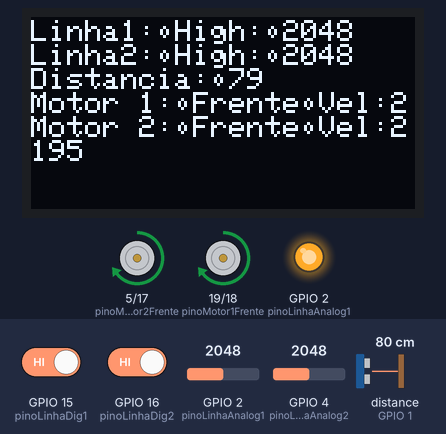
A sketch run on a simulated ESP32. Parts: 128×64 one-colour display, motor-driver pin pairs drawn as motors (green arrow = first pin HIGH = forward, orange = second pin HIGH = backward, longer = more drive), output pins drawn as LEDs (lit = HIGH). Wiring (inferred from the names in the program): ultrasonic range finder: trigger GPIO 3; echo GPIO 1. The test bench sets the inputs (shaded band); at power-on: GPIO 15 (pinoLinhaDig1) HIGH, GPIO 16 (pinoLinhaDig2) HIGH, distance to the obstacle (sensor on GPIO 1) 80 cm, GPIO 2 (pinoLinhaAnalog1) = 2048, GPIO 4 (pinoLinhaAnalog2) = 2048. The echo pulse lasts 58.3 µs per cm; pins used as bus, display or sensor lines are not drawn; what the sketch prints to the serial monitor is not drawn.

Above: at 1.9 s.
2.0 s: GPIO 15 (pinoLinhaDig1) driven LOW
At 3.2 s:
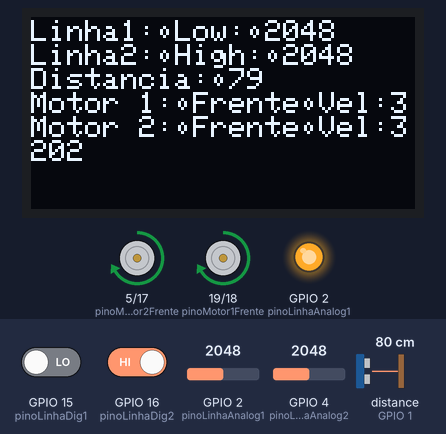
6.2 s: GPIO 16 (pinoLinhaDig2) driven LOW
At 7.5 s:
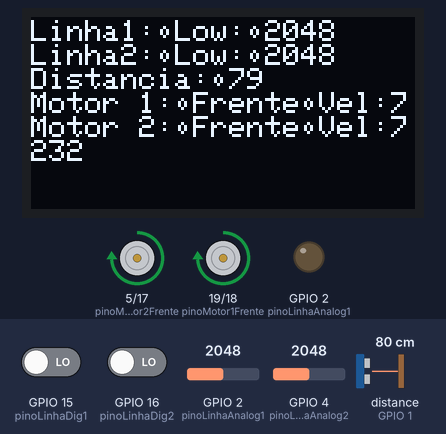
10.4 s: GPIO 15 (pinoLinhaDig1) driven HIGH
At 11.8 s:
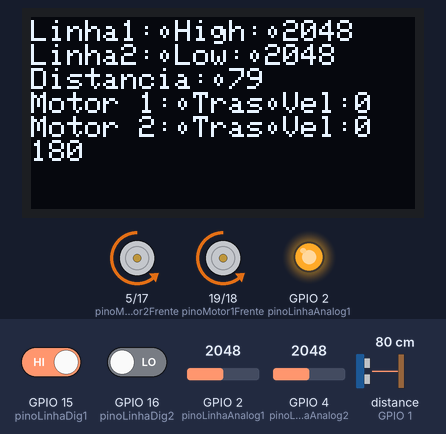
14.6 s: GPIO 16 (pinoLinhaDig2) driven HIGH
At 16.3 s:
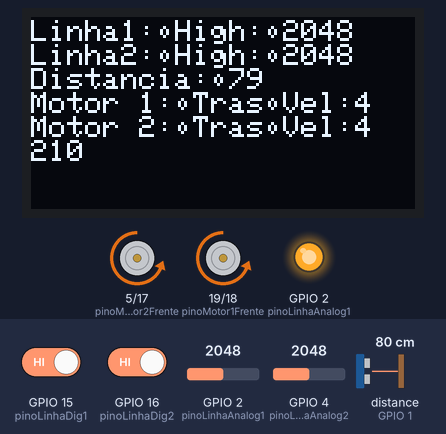
18.8 s: distance to the obstacle (sensor on GPIO 1) set to 60 cm
At 20.6 s:
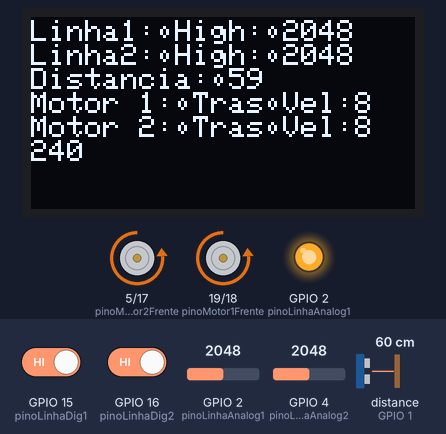
23.0 s: GPIO 2 (pinoLinhaAnalog1) set to 2866
At 24.0 s:
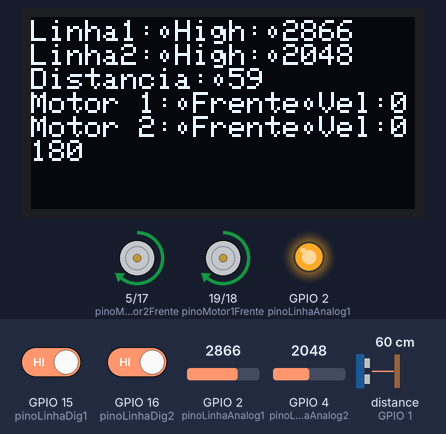
Timing chart, 0 to 27.8 s (numbered marks = the images above; inputs shaded):
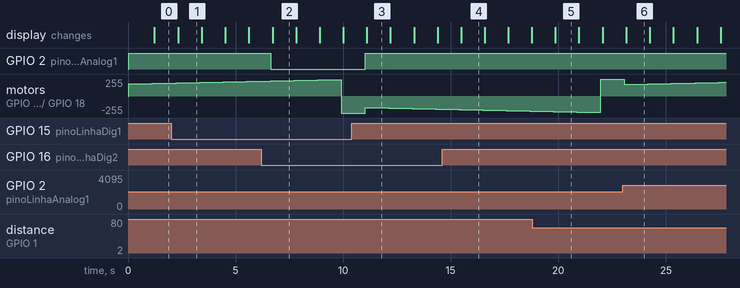

Measured:
- after the input at 2.0 s, the display: changes after 0.33 s (image 1)
- after the input at 6.2 s, GPIO 2 (pinoLinhaAnalog1): HIGH → LOW after 0.43 s; the display: changes after 0.52 s (image 2)
- after the input at 10.4 s, GPIO 2 (pinoLinhaAnalog1): LOW → HIGH after 0.62 s; the display: changes after 0.71 s (image 3)
- after the input at 14.6 s, the display: changes after 0.89 s (image 4)
- what the display in image 1 shows lasts 1.1 s, from 2.3 s to 3.4 s

The sketch:

control.ino
```cpp
// Importação de bibliotecas
#include <Wire.h>
#include <Adafruit_GFX.h>
#include <Adafruit_SSD1306.h>

// Definição dos pinos
#define sckOLEDPin 22 // Pino para tela
#define sdaOLEDPin 21 // Pino para tela
#define pinoLinhaDig1 15 // Pino digital do sensor de linha 1
#define pinoLinhaAnalog1 2 // Pino analógico do sensor de linha 1
#define pinoLinhaDig2 16 // Pino digital do sensor de linha 2
#define pinoLinhaAnalog2 4 // Pino analógico do sensor de linha 2
#define pinoEcho 1 // Pino de eco do sensor de distância
#define pinoTrig 3 // Pino de trigger do sensor de distância
#define pinoMotor1Frente 19 // Pino de acionamento do motor 1
#define pinoMotor1Tras 18 // Pino de acionamento do motor 1
#define pinoMotor2Frente 5 // Pino de acionamento do motor 2
#define pinoMotor2Tras 17 // Pino de acionamento do motor 2
#define ledBuiltIn 2

// Definições para o display OLED
#define SCREEN_WIDTH 128 // OLED display width, in pixels
#define SCREEN_HEIGHT 64 // OLED display height, in pixels
#define OLED_RESET     -1 // Reset pin # (or -1 if sharing Arduino reset pin)
Adafruit_SSD1306 display(SCREEN_WIDTH, SCREEN_HEIGHT, &Wire, OLED_RESET); // Declaration for an SSD1306 display connected to I2C (SDA, SCL pins)

// Variáveis globais comm valores de leitura de sensores
int valSensorLinhaAnalog1 = 0; // Variável para inserir valor analógico do sensor de linha
bool valSensorLinhaDig1 = 0; // Variável para inserir valor digital do sensor de linha
int valSensorLinhaAnalog2 = 0; // Variável para inserir valor analógico do sensor de linha
bool valSensorLinhaDig2 = 0; // Variável para inserir valor digital do sensor de linha
int distancia = 0; // Variável para a distância medida pelo sensor ultrassônico
int cicloMotor = 0; // Variável utilizada para controlar a velocidade do motor
bool frente = true;

// Variáveis para o PWM
const int freq = 5000; // Frequência em Hz do ciclo do sinal PWM
const int resolution = 8; // Resolução do sinal PWM (8bits varia de 0 a 255)
const int motor1PWMChanFrente = 0; // Canal PWM do motor 1 (frente)
const int motor1PWMChanTras = 1; // Canal PWM do motor 1 (tras)
const int motor2PWMChanFrente = 2; // Canal PWM do motor 2 (frente)
const int motor2PWMChanTras = 3; // Canal PWM do motor 2 (tras)

// Função que faz a leitura da distância com o sensor ultrassônico
int leDistUltras(){
  int tempDuracao = 0;
  int tempDistancia = 0;

  digitalWrite(pinoTrig, LOW);
  delayMicroseconds(2);
  digitalWrite(pinoTrig, HIGH);
  delayMicroseconds(10);
  digitalWrite(pinoTrig, LOW);
  tempDuracao = pulseIn(pinoEcho, HIGH);
  tempDistancia = tempDuracao * 0.034 / 2;

  return tempDistancia;
}

void setup(){
  Serial.begin(9600);

  // Definindo os pinos
  pinMode(pinoLinhaDig1, INPUT);
  pinMode(pinoLinhaAnalog1, INPUT);
  pinMode(pinoLinhaDig2, INPUT);
  pinMode(pinoLinhaAnalog2, INPUT);
  pinMode(pinoEcho, INPUT);
  pinMode(pinoTrig, OUTPUT);
  pinMode(pinoMotor1Frente, OUTPUT);
  pinMode(pinoMotor1Tras, OUTPUT);
  pinMode(pinoMotor2Frente, OUTPUT);
  pinMode(pinoMotor2Tras, OUTPUT);
  pinMode(ledBuiltIn, OUTPUT);

  // Configurando os canais de PWM
  ledcSetup(motor1PWMChanFrente, freq, resolution);
  ledcSetup(motor1PWMChanTras, freq, resolution);
  ledcSetup(motor2PWMChanFrente, freq, resolution);
  ledcSetup(motor2PWMChanTras, freq, resolution);

  // Atrelando canais de PWM a pinos
  ledcAttachPin(pinoMotor1Frente, motor1PWMChanFrente);
  ledcAttachPin(pinoMotor1Tras, motor1PWMChanTras);
  ledcAttachPin(pinoMotor2Frente, motor2PWMChanFrente);
  ledcAttachPin(pinoMotor2Tras, motor2PWMChanTras);

  // Inicializa alguns valores para os pinos
  digitalWrite(pinoTrig, LOW);
  digitalWrite(pinoMotor1Frente, HIGH);
  digitalWrite(pinoMotor1Tras, LOW);
  digitalWrite(pinoMotor2Frente, HIGH);
  digitalWrite(pinoMotor2Tras, LOW);
  digitalWrite(ledBuiltIn, LOW);
  ledcWrite(motor1PWMChanFrente, 0);
  ledcWrite(motor1PWMChanTras, 0);
  ledcWrite(motor2PWMChanFrente, 0);
  ledcWrite(motor2PWMChanTras, 0);
  cicloMotor = 0;

  // Setup do display
  if(!display.begin(SSD1306_SWITCHCAPVCC, 0x3C)) { // Address 0x3D for 128x64
    Serial.println(F("SSD1306 allocation failed"));
    for(;;);
  }
  display.clearDisplay();
}

void loop(){
  // Faz a limpeza do display e configura fonte
  display.clearDisplay();
  display.setTextSize(1);
  display.setTextColor(WHITE);
  display.setCursor(0, 1);

  valSensorLinhaAnalog1 = analogRead(pinoLinhaAnalog1);
  valSensorLinhaDig1 = digitalRead(pinoLinhaDig1);
  valSensorLinhaAnalog2 = analogRead(pinoLinhaAnalog2);
  valSensorLinhaDig2 = digitalRead(pinoLinhaDig2);

  distancia = leDistUltras();

  // Output da leitura do sensor de linha 1
  if (valSensorLinhaDig1 == LOW){
        Serial.print("Linha1:\tLow:\t");
        display.print("Linha1:\tLow:\t");
  } else{
        Serial.print("Linha1:\tHigh:\t");
        display.print("Linha1:\tHigh:\t");
  }
  Serial.println(valSensorLinhaAnalog1);
  display.println(valSensorLinhaAnalog1);

  // Output da leitura do sensor de linha 2
  if (valSensorLinhaDig2 == LOW){
        Serial.print("Linha2:\tLow:\t");
        display.print("Linha2:\tLow:\t");
  } else{
        Serial.print("Linha2:\tHigh:\t");
        display.print("Linha2:\tHigh:\t");
  }
  Serial.println(valSensorLinhaAnalog2);
  display.println(valSensorLinhaAnalog2);

  if (valSensorLinhaDig1 == HIGH || valSensorLinhaDig2 == HIGH){
    digitalWrite(ledBuiltIn, HIGH);
  }
  else{
    digitalWrite(ledBuiltIn, LOW);
  }

  // Output da leitura do sensor de distância
  Serial.print("Distância:\t");
  Serial.println(distancia);

  display.print("Distancia:\t");
  display.println(distancia);

  // Testando acionamento dos motores
  cicloMotor = (cicloMotor == 10) ? 0 : cicloMotor + 1; // Incrementa o valor até 10 e depois passa a ser zero
  frente = (cicloMotor == 10) ? !frente : frente;
  int velocidade = 180 + cicloMotor * (255 - 180) / 10; // O valor mínimo para acionamento do motor é 180 para 8 bits de resolução
  if (frente == true){
    ledcWrite(motor1PWMChanFrente, velocidade);
    ledcWrite(motor2PWMChanFrente, velocidade);

    ledcWrite(motor1PWMChanTras, 0);
    ledcWrite(motor2PWMChanTras, 0);
  }
  else {
    ledcWrite(motor1PWMChanFrente, 0);
    ledcWrite(motor2PWMChanFrente, 0);

    ledcWrite(motor1PWMChanTras, velocidade);
    ledcWrite(motor2PWMChanTras, velocidade);
  }

  if(ledcRead(motor1PWMChanFrente) > 0){
    Serial.print("Motor 1:\tFrente\tVel:");
    Serial.println(cicloMotor);
    display.print("Motor 1:\tFrente\tVel:");
    display.println(cicloMotor);
  } else{
    Serial.print("Motor 1:\tTras\tVel:");
    Serial.println(cicloMotor);
    display.print("Motor 1:\tTras\tVel:");
    display.println(cicloMotor);
  }
  if(ledcRead(motor2PWMChanFrente) > 0){
    Serial.print("Motor 2:\tFrente\tVel:");
    Serial.println(cicloMotor);
    display.print("Motor 2:\tFrente\tVel:");
    display.println(cicloMotor);
  } else{
    Serial.print("Motor 2:\tTras\tVel:");
    Serial.println(cicloMotor);
    display.print("Motor 2:\tTras\tVel:");
    display.println(cicloMotor);
  }

  Serial.println(velocidade);
  display.println(velocidade);

  Serial.println("---------------------");

  display.display();
  delay(1000);
}
```
